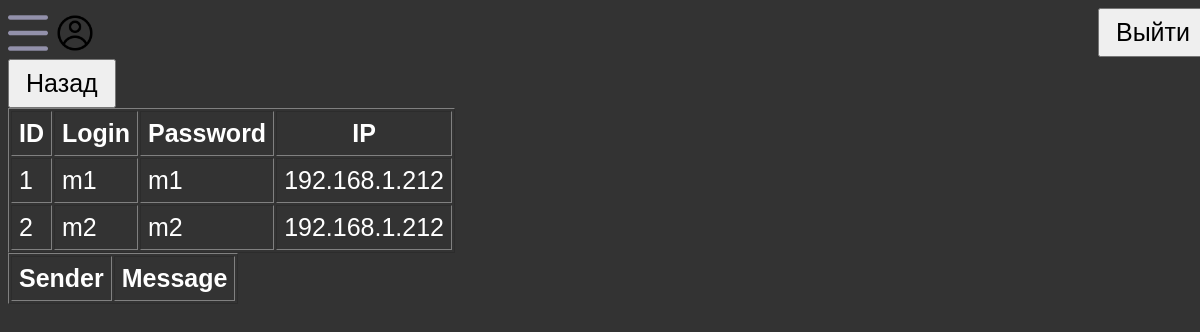
Before: /admin (signed in) with the older database file.
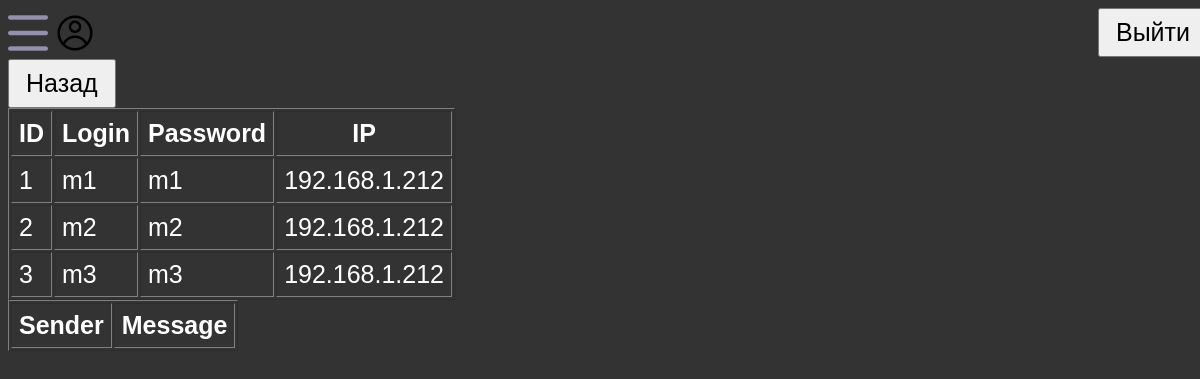
After: the same page with the newer database file.
### tables this page shows
CREATE TABLE users (
            id INTEGER PRIMARY KEY AUTOINCREMENT,
            login TEXT,
            password TEXT,
            ip TEXT,
            creation_time DATETIME DEFAULT CURRENT_TIMESTAMP,
            channels_id TEXT,
            friend_users_id TEXT
        );

### admin.py (the view)
    @AuthRoute.check_admin_session
    def admin(self):
        if request.method == 'GET':
            users = self.db.get_users("users")
            messages = self.db.get_messages("messages")
            return render_template(
                "admin.html",
                users=users,
                messages=messages,
                main_ip=self.main_ip,
                conn_type=self.conn_type,
            )

### auth.py (called while the page is built)
    @staticmethod
    def check_admin_session(func) -> None:
        @wraps(func)
        def wrapper(*args, **kwargs):
            if session.get("login") == "admin":
                return func(*args, **kwargs)
            else:
                return "Нет доступа к админ-панели"
        return wrapper

### db.py (called while the page is built)
    def get_messages(self, msg_table: str) -> list[dict[str, str]]:
        with sqlite3.connect(self.db_path) as conn:
            cursor = conn.cursor()
            cursor.execute(f"SELECT id, login, message, question_sender, question_text FROM {msg_table}")
            rows = cursor.fetchall()
            messages = [{"index": row[0], "sender": row[1], "text": row[2], "question_sender": row[3], "question_text": row[4], "type": "1" if row[3] else "2"} for row in rows]
        return messages

    def get_users(self, user_table: str) -> list[dict[str, str, str]]:
        with sqlite3.connect(self.db_path) as conn:
            cursor = conn.cursor()
            cursor.execute(f"SELECT * FROM {user_table}")
            rows = cursor.fetchall()
            users = [{"id": row[0], "login": row[1], "password": row[2], "ip": row[3]} for row in rows]
            return users

### templates/admin.html (shortened to what this page needs)
{% extends 'base.html' %}
{% block content %}
    <main>
        <button onclick="window.location.href = '{{ conn_type }}://{{ main_ip }}/index'">Назад</button>
        <table border="1">
            <tr>
                <th>ID</th>
                <th>Login</th>
                <th>Password</th>
                <th>IP</th>
            </tr>
            {% for user in users %}
                <tr>
                    <td>{{ user.id }}</td>
                    <td>{{ user.login }}</td>
                    <td>{{ user.password }}</td>
                    <td>{{ user.ip }}</td>
                </tr>
            {% endfor %}
        </table>
        <table border="1">
            <tr>
                <th>Sender</th>
                <th>Message</th>
            </tr>
        </table>
    </main>
{% endblock %}

Changed rows visible on the page:
added users: id "3", login "m3", password "m3", ip "192.168.1.212"
